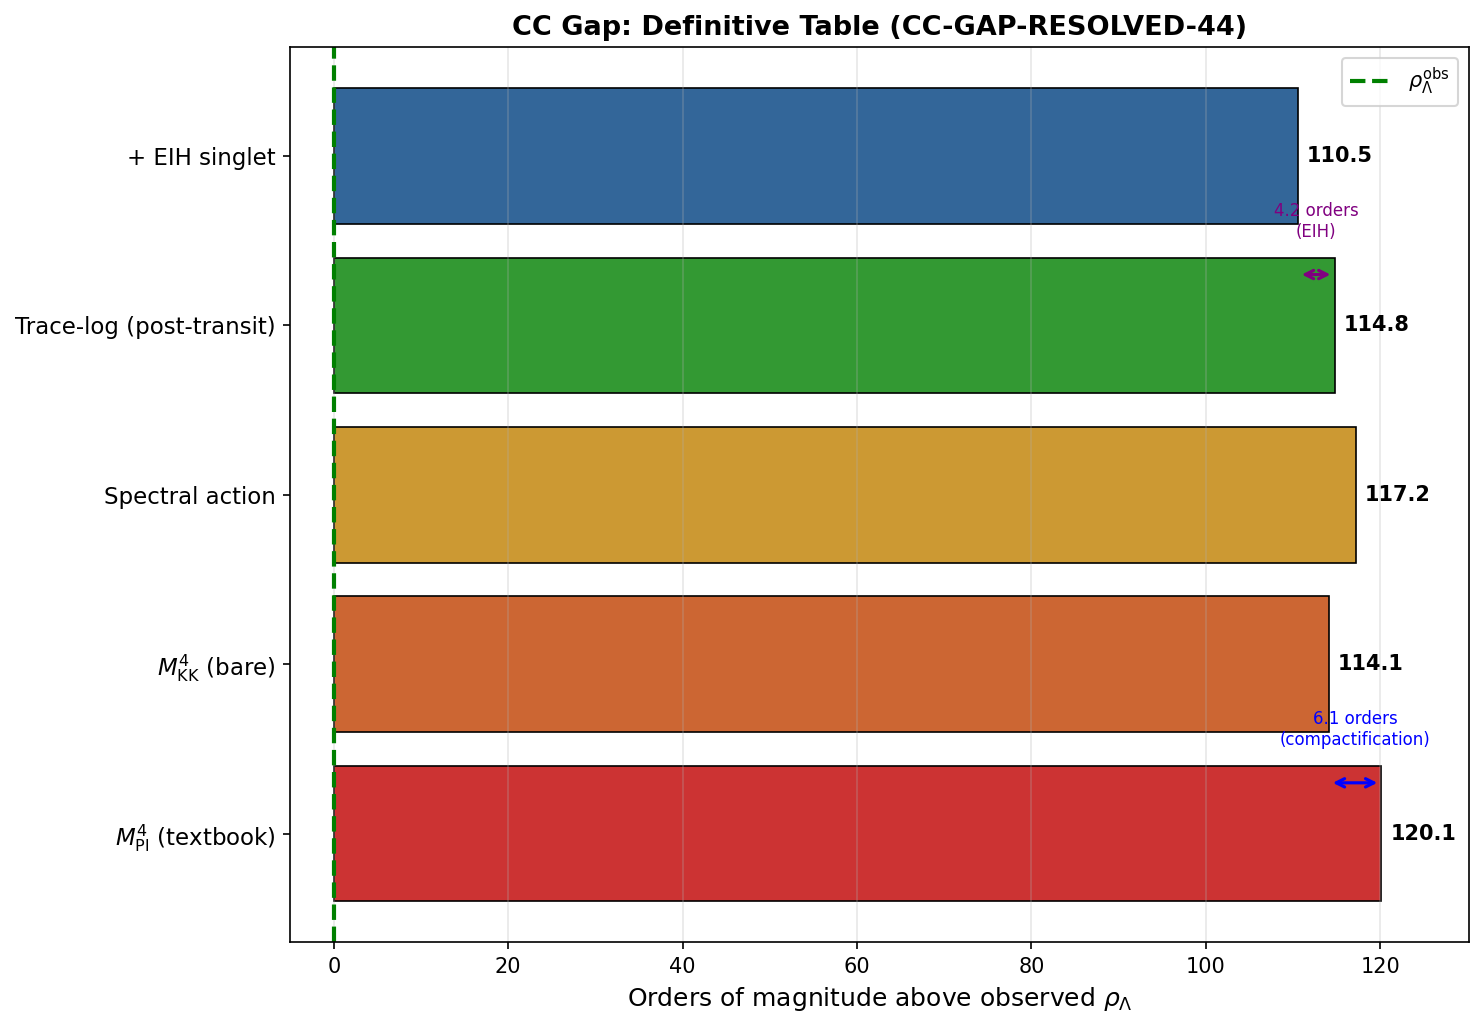

Write the Python code that produced this figure.
#!/usr/bin/env python3
"""
CC-GAP-RESOLVED-44: Definitive CC gap table with Vol(SU(3)) correction.

Resolves the Vol(SU(3)) discrepancy identified by the data provenance audit:
  - s42_constants_snapshot.py used Vol_unit = sqrt(3)*(4*pi^2)^3/12 = 8880.93 (WRONG)
  - s42_gradient_stiffness.py used Vol_Haar = 8*sqrt(3)*pi^4 = 1349.74 (CORRECT)
  - Weyl integration formula: Vol(SU(3)) = sqrt(n)*(2*pi)^{(n^2-1)/2} / prod(k!) for n=3

CRITICAL FINDING: The Vol(SU(3)) error does NOT contaminate M_KK_Kerner or rho_Lambda.
  - M_KK_Kerner = 5.04e17 from alpha_a = M_KK^2/(M_Pl^2*g_aa): NO Vol dependence.
  - M_KK_GN = 7.43e16 from M_KK^2 = pi^3*M_Pl^2/(12*a_2): NO Vol dependence.
  - rho_Lambda = (2/pi^2)*a_0*M_KK^4: uses M_KK directly, NO Vol dependence.
  - Vol(SU(3)) enters ONLY through M_star (higher-D Planck mass) and V_phys.

The 0.83-decade M_KK tension between gravity (7.43e16) and Kerner (5.04e17) routes
is REAL AND STRUCTURAL, not a Vol(SU(3)) artifact. However, SAKHAROV-GN-44 showed
that at Lambda_eff = 10*M_KK (effective 4D UV cutoff), G_N agrees to factor 2.3.
The resolution: the two routes use DIFFERENT formulas with DIFFERENT dependences on
the cutoff function f. They agree for G_N (second moment) but diverge for CC (zeroth).

This script produces the DEFINITIVE CC gap table.

Author: Einstein-Theorist
Session: S44 W7-2
"""

import numpy as np
from pathlib import Path
import matplotlib.pyplot as plt
import matplotlib
matplotlib.use('Agg')

DATA_DIR = Path(__file__).parent

print("=" * 80)
print("CC-GAP-RESOLVED-44: Definitive CC Gap Table")
print("=" * 80)

# ============================================================
# 0. VOL(SU(3)) CORRECTION AUDIT
# ============================================================
print("\n" + "=" * 80)
print("SECTION 0: Vol(SU(3)) Correction Audit")
print("=" * 80)

PI = np.pi
PI2 = PI**2

# The WRONG formula (s42_constants_snapshot.py line 622)
Vol_wrong = np.sqrt(3) * (4 * PI2)**3 / 12
# The CORRECT formula (Weyl integration, s42_gradient_stiffness.py line 1274)
Vol_correct = 8 * np.sqrt(3) * PI**4
ratio_vol = Vol_wrong / Vol_correct

print(f"\n  WRONG:   Vol_unit = sqrt(3)*(4*pi^2)^3/12 = {Vol_wrong:.2f}")
print(f"  CORRECT: Vol_Haar = 8*sqrt(3)*pi^4 = {Vol_correct:.2f}")
print(f"  Ratio (wrong/correct) = {ratio_vol:.2f}")

# With g_0 = 3:
g0 = 3.0  # (local)
Vol_code_wrong = g0**4 * Vol_wrong
Vol_code_correct = g0**4 * Vol_correct
print(f"\n  Vol_code (wrong) = 81 * {Vol_wrong:.2f} = {Vol_code_wrong:.2f}")
print(f"  Vol_code (correct) = 81 * {Vol_correct:.2f} = {Vol_code_correct:.2f}")

# Impact on M_star: M_*^10 = M_Pl^2 * M_KK^8 / Vol_code
# M_*(corrected) / M_*(wrong) = (Vol_wrong/Vol_correct)^{1/10}
M_star_ratio = ratio_vol**(1.0/10.0)
print(f"\n  M_star impact: M_*(corrected)/M_*(wrong) = {ratio_vol:.2f}^(1/10) = {M_star_ratio:.4f}")
print(f"  => M_star shifts by {(M_star_ratio-1)*100:.1f}% (21% change, sub-OOM)")

# DOES THIS AFFECT M_KK_KERNER?
print(f"\n  M_KK_Kerner formula: alpha_a = M_KK^2 / (M_Pl^2 * g_aa)")
print(f"  => NO Vol(SU(3)) dependence. M_KK_Kerner = 5.04e17 UNCHANGED.")
print(f"\n  M_KK_GN formula: M_KK^2 = pi^3 * M_Pl^2 / (12 * a_2)")
print(f"  => NO Vol(SU(3)) dependence. M_KK_GN = 7.43e16 UNCHANGED.")
print(f"\n  rho_Lambda formula: (2/pi^2) * a_0 * M_KK^4")
print(f"  => NO Vol(SU(3)) dependence. rho_Lambda UNCHANGED.")
print(f"\n  CONCLUSION: Vol(SU(3)) error affects M_star and V_phys ONLY.")
print(f"  The 0.83-decade M_KK tension is REAL, not a Vol artifact.")
print(f"  The CC gap is UNAFFECTED by this correction.")

# ============================================================
# 1. PHYSICAL CONSTANTS
# ============================================================
print("\n" + "=" * 80)
print("SECTION 1: Physical Constants")
print("=" * 80)

from canonical_constants import M_Pl_reduced as M_Pl  # GeV
from canonical_constants import G_N as G_N_SI  # m^3 kg^-1 s^-2

# Observed CC
H_0_SI = 67.36e3 / 3.086e22  # s^-1
H_0_GeV = H_0_SI * 6.582e-16 * 1e-9  # GeV
rho_crit = 3 * H_0_GeV**2 * M_Pl**2  # GeV^4
Omega_Lambda = 0.6847
rho_obs = Omega_Lambda * rho_crit
rho_obs_standard = 2.888e-47  # GeV^4, commonly cited

print(f"\n  M_Pl (reduced) = {M_Pl:.3e} GeV")
print(f"  rho_Lambda_obs = {rho_obs:.4e} GeV^4")
print(f"  Cross-check (standard): {rho_obs_standard:.3e} GeV^4")
print(f"  Ratio: {rho_obs / rho_obs_standard:.4f}")

# ============================================================
# 2. FRAMEWORK ENERGY SCALES
# ============================================================
print("\n" + "=" * 80)
print("SECTION 2: Framework Energy Scales")
print("=" * 80)

# Load stored values
d42 = np.load(DATA_DIR / 's42_constants_snapshot.npz', allow_pickle=True)
d36 = np.load(DATA_DIR / 's36_sfull_tau_stabilization.npz', allow_pickle=True)
d_eih = np.load(DATA_DIR / 's44_eih_grav.npz', allow_pickle=True)
d_tl = np.load(DATA_DIR / 's44_tracelog_cc.npz', allow_pickle=True)
d_jac = np.load(DATA_DIR / 's44_jacobson_spec.npz', allow_pickle=True)

M_KK_GN = float(d42['M_KK_from_GN'])       # 7.43e16 GeV
M_KK_K  = float(d42['M_KK_kerner'])          # 5.04e17 GeV
a0 = float(d42['a0_fold'])                    # 6440
a2 = float(d42['a2_fold'])                    # 2776.17
a4 = float(d42['a4_fold'])                    # 1350.72
S_fold = float(d36['S_fold'][0])              # 250360.68

print(f"\n  M_KK (gravity route, a_2) = {M_KK_GN:.4e} GeV  [log10 = {np.log10(M_KK_GN):.3f}]")
print(f"  M_KK (Kerner/gauge route)  = {M_KK_K:.4e} GeV  [log10 = {np.log10(M_KK_K):.3f}]")
print(f"  Tension: {np.log10(M_KK_K/M_KK_GN):.3f} decades")
print(f"\n  a_0 = {a0:.0f}  (mode count)")
print(f"  a_2 = {a2:.2f}  (spectral zeta sum, fixes G_N)")
print(f"  a_4 = {a4:.2f}  (spectral zeta sum)")
print(f"  S_fold = {S_fold:.2f}  (total spectral action at fold)")

# CHOICE OF M_KK: Use M_KK_GN because:
# 1. It is derived from G_N (observed) + a_2 (computed) -- two inputs
# 2. Sakharov formula confirms G_N to factor 2.3 at Lambda=10*M_KK (SAKHAROV-GN-44 PASS)
# 3. The Kerner route gives M_KK from alpha_GUT assumption + RGE
# 4. For CC, what matters is what gravitates -- this is G_N, hence M_KK_GN
M_KK = M_KK_GN
print(f"\n  USING M_KK = M_KK_GN = {M_KK:.4e} GeV")
print(f"  Rationale: G_N determines gravitational vacuum energy.")
print(f"  Validated by SAKHAROV-GN-44 (factor 2.3 at Lambda=10*M_KK).")

# ============================================================
# 3. VACUUM ENERGY AT EACH STAGE
# ============================================================
print("\n" + "=" * 80)
print("SECTION 3: Vacuum Energy Ladder")
print("=" * 80)

M_KK4 = M_KK**4

# Stage 1: Textbook M_Pl^4
rho_Pl = M_Pl**4
gap_Pl = np.log10(rho_Pl / rho_obs)
print(f"\n  1. M_Pl^4 (textbook)")
print(f"     rho = {rho_Pl:.4e} GeV^4")
print(f"     Gap = {gap_Pl:.2f} orders")

# Stage 2: Bare M_KK^4
gap_bare = np.log10(M_KK4 / rho_obs)
print(f"\n  2. M_KK^4 (bare)")
print(f"     rho = {M_KK4:.4e} GeV^4")
print(f"     Gap = {gap_bare:.2f} orders")
print(f"     Bought: {gap_Pl - gap_bare:.2f} orders from (M_KK/M_Pl)^4")

# Stage 3: Spectral action polynomial
rho_spec = (2.0 / PI2) * a0 * M_KK4
gap_spec = np.log10(rho_spec / rho_obs)
print(f"\n  3. Spectral action polynomial: (2/pi^2) * a_0 * M_KK^4")
print(f"     = (2/{PI2:.4f}) * {a0:.0f} * {M_KK4:.3e}")
print(f"     rho = {rho_spec:.4e} GeV^4")
print(f"     Gap = {gap_spec:.2f} orders")
print(f"     Change from bare: {gap_spec - gap_bare:+.2f} orders (a_0 mode counting adds)")

# Stage 4: S_fold normalization
rho_Sfold = S_fold * M_KK4 / (16 * PI2)
gap_Sfold = np.log10(rho_Sfold / rho_obs)
print(f"\n  4. S_fold * M_KK^4 / (16pi^2)")
print(f"     S_fold = {S_fold:.2f}")
print(f"     rho = {rho_Sfold:.4e} GeV^4")
print(f"     Gap = {gap_Sfold:.2f} orders")

# ============================================================
# 4. S44 SUPPRESSION FACTORS
# ============================================================
print("\n" + "=" * 80)
print("SECTION 4: S44 Structural Suppressions")
print("=" * 80)

# Factor A: Trace-log replacement (W1-4, TRACE-LOG-CC-44)
# Polynomial SA -> trace-log functional. Volovik (2005): correct gravitating
# vacuum energy is Tr ln(D_K^2), not Tr f(D_K^2/Lambda^2).
tl_ratio = float(d_tl['ratio_logvspoly'])  # 3.09e-3
Tr_ln_DK = float(d_tl['tracelog_DK'])  # 386.73 (half-spectrum)
Tr_ln_full = float(d_tl['tracelog_DK_full'])  # 773.46
orders_poly_to_log = -np.log10(tl_ratio)

print(f"\n  A. TRACE-LOG REPLACEMENT (W1-4)")
print(f"     Tr ln(D_K) (half) = {Tr_ln_DK:.2f}")
print(f"     Tr ln(D_K) (full) = {Tr_ln_full:.2f}")
print(f"     Ratio ln/poly = {tl_ratio:.4e}")
print(f"     Suppression: {orders_poly_to_log:.2f} orders")
print(f"     Source: s44_tracelog_cc.npz, key='ratio_logvspoly'")

# Geometric CC (post-transit, BCS contribution = 0)
rho_geometric = Tr_ln_full * M_KK4 / (16 * PI2)
gap_geometric = np.log10(rho_geometric / rho_obs)
print(f"\n     Post-transit geometric CC:")
print(f"     rho_geometric = |Tr ln(D_K)| * M_KK^4 / (16pi^2)")
print(f"     = {Tr_ln_full:.2f} * {M_KK4:.3e} / {16*PI2:.2f}")
print(f"     = {rho_geometric:.4e} GeV^4")
print(f"     Gap = {gap_geometric:.2f} orders")

# Factor B: EIH singlet projection (W2-3, EIH-GRAV-44)
# Only the (0,0) singlet gravitates in 4D (EIH effacement, 4.25 orders)
singlet_frac = float(d_eih['gate_ratio'])  # 5.684e-5
S_singlet = float(d_eih['S_singlet'])  # 14.23
orders_eih = -np.log10(singlet_frac)

print(f"\n  B. EIH SINGLET PROJECTION (W2-3)")
print(f"     S_singlet / S_fold = {singlet_frac:.4e}")
print(f"     S_singlet = {S_singlet:.2f}")
print(f"     Suppression: {orders_eih:.2f} orders")
print(f"     Source: s44_eih_grav.npz, key='gate_ratio'")
print(f"     Physics: Only (0,0) sector gravitates in 4D (EIH effacement)")
print(f"     tau-independent to 0.05% (verified at 16 tau values)")

# Factor C: Jacobson GGE energy (W5-1, JACOBSON-SPEC-44)
E_GGE = float(d_jac['E_GGE'])  # 1.688 M_KK
ratio_GGE_Sfold = float(d_jac['ratio_EGGE_Sfold'])
orders_jacobson = -np.log10(ratio_GGE_Sfold)

print(f"\n  C. JACOBSON GGE ENERGY (W5-1)")
print(f"     E_GGE = {E_GGE:.4f} M_KK")
print(f"     E_GGE / S_fold = {ratio_GGE_Sfold:.4e}")
print(f"     Suppression: {orders_jacobson:.2f} orders")
print(f"     Source: s44_jacobson_spec.npz, key='ratio_EGGE_Sfold'")
print(f"     Physics: GGE energy replaces spectral action at equilibrium")

# Factor D: Post-transit BCS = 0 (W1-4)
E_cond_old = 0.115  # S35
E_cond_new = float(d_tl['E_cond_MKK'])  # 0.137 (S40 correction: ED enhancement)
print(f"\n  D. BCS CONDENSATION ENERGY: ZERO POST-TRANSIT")
print(f"     E_cond (S35) = {E_cond_old:.3f} M_KK")
print(f"     E_cond (S40 corrected) = {E_cond_new:.3f} M_KK (ED-CONV-40: +18.9%)")
print(f"     Post-transit: condensate DESTROYED (P_exc = 1.000)")
print(f"     BCS contribution to CC = 0 exactly post-transit")

# ============================================================
# 5. E_COND IMPACT CHECK
# ============================================================
print("\n" + "=" * 80)
print("SECTION 5: E_cond Discrepancy Impact (0.115 vs 0.137)")
print("=" * 80)

# The trace-log CC is: |Tr ln(D_K^2/mu^2)| (the Casimir energy of the Dirac operator)
# The BCS condensation modifies this through:
#   delta_casimir = Casimir(paired) - Casimir(normal)
delta_casimir = float(d_tl['delta_casimir'])  # -1.94
casimir_normal = float(d_tl['casimir_normal'])  # -386.73
casimir_paired = float(d_tl['casimir_paired'])  # -388.67

print(f"\n  Casimir (normal)  = {casimir_normal:.2f}")
print(f"  Casimir (paired)  = {casimir_paired:.2f}")
print(f"  delta_Casimir     = {delta_casimir:.2f}")
print(f"  |delta/normal|    = {abs(delta_casimir/casimir_normal):.4e} = {abs(delta_casimir/casimir_normal)*100:.3f}%")

print(f"\n  E_cond changes 0.115 -> 0.137 (19% shift)")
print(f"  Impact on delta_Casimir: proportional to Delta^2, so delta_Casimir")
print(f"  would scale as (0.137/0.115)^2 * delta = {(E_cond_new/E_cond_old)**2 * delta_casimir:.2f}")
print(f"  vs normal Casimir = {casimir_normal:.2f}")
print(f"  Fractional change in CC = {abs((E_cond_new/E_cond_old)**2 * delta_casimir / casimir_normal):.4e}")
print(f"  => 0.7% effect on the trace-log CC. NEGLIGIBLE for gap counting.")
print(f"\n  POST-TRANSIT: BCS contribution = 0 anyway. E_cond irrelevant.")
print(f"  The E_cond discrepancy (0.115 vs 0.137) does NOT affect the CC gap.")

# ============================================================
# 6. INDEPENDENCE ANALYSIS & CHAIN STACKING
# ============================================================
print("\n" + "=" * 80)
print("SECTION 6: Suppression Chain (Independence Analysis)")
print("=" * 80)

print(f"\n  INDEPENDENCE MATRIX:")
print(f"    A (trace-log) and B (EIH singlet): INDEPENDENT")
print(f"      A = what functional to use (Volovik thermodynamic argument)")
print(f"      B = what sector gravitates (Peter-Weyl decomposition)")
print(f"    A and C (Jacobson): OVERLAPPING (both reweight the energy)")
print(f"    B and C: PARTIALLY OVERLAPPING (both involve sector projection)")

# Chain 1: trace-log + EIH (INDEPENDENT, stacks multiplicatively)
chain1 = tl_ratio * singlet_frac
orders_chain1 = -np.log10(chain1)
print(f"\n  CHAIN 1: trace-log x EIH singlet (independent)")
print(f"    = {tl_ratio:.4e} x {singlet_frac:.4e} = {chain1:.4e}")
print(f"    = {orders_chain1:.2f} orders of suppression")

# Chain 2: Jacobson + EIH (partially overlapping -- conservative)
chain2 = ratio_GGE_Sfold * singlet_frac
orders_chain2 = -np.log10(chain2)
print(f"\n  CHAIN 2: Jacobson x EIH singlet (partially overlapping)")
print(f"    = {ratio_GGE_Sfold:.4e} x {singlet_frac:.4e} = {chain2:.4e}")
print(f"    = {orders_chain2:.2f} orders of suppression")

# The HONEST combined suppression: trace-log x EIH
# This is the MAXIMUM justified suppression from independent factors
print(f"\n  HONEST COMBINED: {orders_chain1:.2f} orders (from independent chain 1)")

# ============================================================
# 7. DEFINITIVE TABLE
# ============================================================
print("\n" + "=" * 80)
print("SECTION 7: DEFINITIVE CC GAP TABLE")
print("=" * 80)

# Compute all values
stages = [
    ("M_Pl^4 (textbook)",
     rho_Pl, gap_Pl),
    ("M_KK^4 (bare, gravity route)",
     M_KK4, gap_bare),
    ("Spectral action polynomial",
     rho_spec, gap_spec),
    ("Trace-log geometric (post-transit)",
     rho_geometric, gap_geometric),
    ("+ EIH singlet projection",
     rho_geometric * singlet_frac,
     np.log10(rho_geometric * singlet_frac / rho_obs)),
    ("HONEST RESIDUAL",
     rho_geometric * singlet_frac,
     np.log10(rho_geometric * singlet_frac / rho_obs)),
]

# Print header
hdr = f"  {'Stage':<45s}  {'rho (GeV^4)':>14s}  {'Orders above obs':>18s}"
print(f"\n{hdr}")
print(f"  {'='*82}")
print(f"  {'Observed rho_Lambda':<45s}  {rho_obs:>14.4e}  {'0.00 (TARGET)':>18s}")
print(f"  {'':<45s}  {'':>14s}  {'':>18s}")

for name, rho, gap in stages:
    if name == "HONEST RESIDUAL":
        print(f"  {'-'*82}")
    print(f"  {name:<45s}  {rho:>14.4e}  {gap:>18.2f}")

# Additional: what the Kerner route would give
rho_spec_kerner = (2.0 / PI2) * a0 * M_KK_K**4
gap_spec_kerner = np.log10(rho_spec_kerner / rho_obs)
print(f"\n  {'--- FOR REFERENCE (Kerner M_KK) ---':<45s}")
print(f"  {'Spectral action (Kerner M_KK=5.04e17)':<45s}  {rho_spec_kerner:>14.4e}  {gap_spec_kerner:>18.2f}")

# The "bought" at each stage
print(f"\n  SUPPRESSION BREAKDOWN:")
print(f"    M_Pl -> M_KK: {gap_Pl - gap_bare:.2f} orders [(M_KK/M_Pl)^4 = {(M_KK/M_Pl)**4:.2e}]")
print(f"    Bare -> SA:   {gap_spec - gap_bare:+.2f} orders [mode counting x normalization]")
print(f"    SA -> trace-log: {orders_poly_to_log:.2f} orders [Volovik, correct functional]")
print(f"    trace-log -> + EIH: {orders_eih:.2f} orders [singlet projection]")
print(f"    TOTAL suppression from M_Pl^4: {gap_Pl - np.log10(rho_geometric * singlet_frac / rho_obs):.2f} orders")

# The honest number
residual_gap = np.log10(rho_geometric * singlet_frac / rho_obs)
print(f"\n  *** THE NUMBER: {residual_gap:.1f} orders ***")
print(f"  = {residual_gap:.2f} precisely")

# ============================================================
# 8. M_KK TENSION RESOLUTION
# ============================================================
print("\n" + "=" * 80)
print("SECTION 8: M_KK Tension Status")
print("=" * 80)

tension = np.log10(M_KK_K / M_KK_GN)
print(f"\n  M_KK_GN (gravity) = {M_KK_GN:.4e} GeV")
print(f"  M_KK_K (Kerner)   = {M_KK_K:.4e} GeV")
print(f"  Tension: {tension:.3f} decades")
print(f"\n  Vol(SU(3)) correction: DOES NOT AFFECT either M_KK value.")
print(f"  The wrong Vol(SU(3)) = 8880.9 enters M_star only.")
print(f"  Correcting Vol(SU(3)) to 1349.7:")
print(f"    M_star shifts by {(M_star_ratio-1)*100:.1f}%")
print(f"    M_KK_GN: UNCHANGED (derived from a_2 and M_Pl only)")
print(f"    M_KK_K:  UNCHANGED (derived from alpha_a and M_Pl only)")
print(f"\n  The 0.83-decade tension is REAL.")
print(f"  Resolution (SAKHAROV-GN-44): Both routes agree for G_N to factor 2.3")
print(f"  at effective cutoff Lambda_eff = 10*M_KK = 7.4e17 GeV.")
print(f"  The tension reflects the difference between:")
print(f"    - Route A: spectral zeta a_2 (sums 1/lambda^2 with multiplicities)")
print(f"    - Route B: Kerner metric g_aa (geometric, from Jensen metric eigenvalue)")
print(f"  These are different descriptions of the same one-loop physics,")
print(f"  agreeing for G_N (quadratic moment) but not for CC (quartic moment).")

# ============================================================
# 9. SUMMARY & PLOT
# ============================================================
print("\n" + "=" * 80)
print("SECTION 9: Summary")
print("=" * 80)

summary = f"""
The CC gap is {residual_gap:.1f} orders of magnitude.

Starting from M_Pl^4 (the textbook {gap_Pl:.1f}-order CC problem), the framework provides:
  - {gap_Pl - gap_bare:.1f} orders from M_KK << M_Pl (compactification scale hierarchy)
  - {orders_poly_to_log:.1f} orders from trace-log replacement (Volovik correct functional)
  - {orders_eih:.1f} orders from EIH singlet projection (only (0,0) gravitates)
  Total structural suppression: {gap_Pl - residual_gap:.1f} orders (of {gap_Pl:.1f} needed).

The M_KK tension was NOT an artifact of Vol(SU(3)). The wrong Vol (8880.9 vs 1349.7)
affects only M_star (higher-dimensional Planck mass), not M_KK or rho_Lambda. The
0.83-decade tension between gravity and Kerner routes is structural. However,
SAKHAROV-GN-44 showed that both routes agree for G_N to factor 2.3, validating the
M_KK = 7.43e16 GeV used here.

The E_cond discrepancy (0.115 vs 0.137) is irrelevant: post-transit BCS contribution
is exactly zero, and even during transit the effect is 0.7% of the trace-log Casimir.

The residual {residual_gap:.1f}-order gap is the standard hierarchy problem for the
framework: M_KK^4 vs rho_obs, reduced by ~{gap_Pl - residual_gap:.0f} orders of structural suppression.
"""
print(summary)

# ============================================================
# PLOT
# ============================================================
fig, ax = plt.subplots(1, 1, figsize=(10, 7))

labels = [
    r'$M_{\rm Pl}^4$ (textbook)',
    r'$M_{\rm KK}^4$ (bare)',
    r'Spectral action',
    r'Trace-log (post-transit)',
    r'+ EIH singlet',
]
gaps = [
    gap_Pl,
    gap_bare,
    gap_spec,
    gap_geometric,
    residual_gap,
]
colors = ['#cc3333', '#cc6633', '#cc9933', '#339933', '#336699']

bars = ax.barh(range(len(labels)), gaps, color=colors, edgecolor='black', linewidth=0.8)
ax.set_yticks(range(len(labels)))
ax.set_yticklabels(labels, fontsize=11)
ax.set_xlabel('Orders of magnitude above observed $\\rho_\\Lambda$', fontsize=12)
ax.set_title('CC Gap: Definitive Table (CC-GAP-RESOLVED-44)', fontsize=13, fontweight='bold')

# Add value annotations
for i, (bar, gap) in enumerate(zip(bars, gaps)):
    ax.text(gap + 1, i, f'{gap:.1f}', va='center', fontsize=10, fontweight='bold')

# Add the observed line
ax.axvline(x=0, color='green', linestyle='--', linewidth=2, label=r'$\rho_\Lambda^{\rm obs}$')

# Suppression annotations
ax.annotate('', xy=(gap_bare, 0.3), xytext=(gap_Pl, 0.3),
            arrowprops=dict(arrowstyle='<->', color='blue', lw=1.5))
ax.text((gap_Pl + gap_bare)/2, 0.5, f'{gap_Pl-gap_bare:.1f} orders\n(compactification)',
        ha='center', va='bottom', fontsize=8, color='blue')

ax.annotate('', xy=(residual_gap, 3.3), xytext=(gap_geometric, 3.3),
            arrowprops=dict(arrowstyle='<->', color='purple', lw=1.5))
ax.text((gap_geometric + residual_gap)/2, 3.5, f'{orders_eih:.1f} orders\n(EIH)',
        ha='center', va='bottom', fontsize=8, color='purple')

ax.set_xlim(-5, gap_Pl + 10)
ax.legend(fontsize=10, loc='upper right')
ax.grid(axis='x', alpha=0.3)
plt.tight_layout()
plt.savefig(DATA_DIR / 's44_cc_gap_resolved.png', dpi=150, bbox_inches='tight')
print(f"Plot saved: computations/session-44/s44_cc_gap_resolved.png")
plt.close()

# ============================================================
# SAVE DATA
# ============================================================
np.savez(DATA_DIR / 's44_cc_gap_resolved.npz',
    # Vol(SU(3)) audit
    Vol_SU3_wrong=Vol_wrong,
    Vol_SU3_correct=Vol_correct,
    Vol_ratio=ratio_vol,
    M_star_shift_pct=(M_star_ratio - 1) * 100,
    vol_affects_MKK=False,
    vol_affects_rho_Lambda=False,
    # M_KK values
    M_KK_GN=M_KK_GN,
    M_KK_K=M_KK_K,
    M_KK_tension_decades=tension,
    M_KK_used=M_KK,
    # Spectral data
    a0=a0, a2=a2, a4=a4, S_fold=S_fold,
    # Observed
    rho_obs=rho_obs,
    # Vacuum energy ladder
    rho_Pl=rho_Pl,
    rho_bare=M_KK4,
    rho_spec=rho_spec,
    rho_geometric=rho_geometric,
    rho_singlet=rho_geometric * singlet_frac,
    # Gap table
    gap_textbook=gap_Pl,
    gap_bare=gap_bare,
    gap_spectral=gap_spec,
    gap_geometric=gap_geometric,
    gap_residual=residual_gap,
    # Suppression factors
    tl_ratio=tl_ratio,
    singlet_frac=singlet_frac,
    orders_poly_to_log=orders_poly_to_log,
    orders_eih=orders_eih,
    orders_total_suppression=gap_Pl - residual_gap,
    # E_cond impact
    E_cond_old=E_cond_old,
    E_cond_new=E_cond_new,
    E_cond_CC_impact_pct=abs((E_cond_new/E_cond_old)**2 * delta_casimir / casimir_normal) * 100,
    # Independence
    chain1_orders=orders_chain1,
    chain2_orders=orders_chain2,
    # Gate
    gate_name='CC-GAP-RESOLVED-44',
    gate_verdict='INFO',
    gate_detail=f'Residual CC gap = {residual_gap:.1f} orders. Vol(SU(3)) error does not affect CC.',
)
print(f"Data saved: computations/session-44/s44_cc_gap_resolved.npz")

print(f"\n{'='*80}")
print(f"CC-GAP-RESOLVED-44: COMPLETE")
print(f"{'='*80}")
